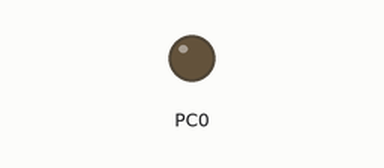
This program was run on a simulated ATmega1284P, built with avr-gcc and emulated at 8 MHz (the files do not name the chip). Parts: output pins drawn as LEDs (lit = HIGH). Pins used as bus, display or sensor lines are not drawn.

Above: at 0.15 s.
At 0.7 s:
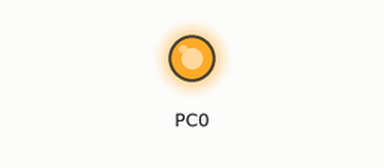
Timing chart, 0 to 3.0 s (numbered marks = the images above):
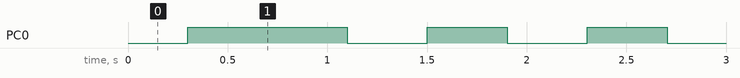

Measured:
- by itself, PC0: repeats every 0.80 s: LOW 0.40 s, HIGH 0.40 s

The program:

main.c
```c
/** Project: MCP23S17_test
 * Author:   De Backer Simon
 * info:     test SPI en MCP23S17
*/

#ifdef __cplusplus
extern "C"{
#endif
#define F_CPU 8000000	/* in Hz */

#include <avr/io.h>
#include <util/delay.h>

#define SPI_PORT PORTB
#define SPI_DDR  DDRB
#define SPI_CS   3
#define SPI_SCK  7      // SCK  <> SCK µc
#define SPI_MOSI 5      // MOSI <> MOSI µc
#define SPI_MISO 6      // MISO <> MISO µc
#define SPI_IRQ  2      // HIGH to LOW INT2 interrupt
#define SPI_DATA_REGISTER SPDR // SPI DATA REGISTER van de µc

// MCP23S17 SPI Slave Device
#define SPI_SLAVE_ID    0x40
#define SPI_SLAVE_ADDR  0x00      // A2=0,A1=0,A0=0
#define SPI_SLAVE_WRITE 0x00
#define SPI_SLAVE_READ  0x01

// MCP23S17 Registers Definition for BANK=0 (default)
#define IODIRA 0x00
#define IODIRB 0x01
#define IOCONA 0x0A
#define GPPUA  0x0C
#define GPPUB  0x0D
#define GPIOA  0x12
#define GPIOB  0x13

void SPI_Write(unsigned char addr,unsigned char data)
{
  // Activate the CS pin
  SPI_PORT &= ~(1<<SPI_CS);

  // Start MCP23S17 OpCode transmission
  SPDR = SPI_SLAVE_ID | ((SPI_SLAVE_ADDR << 1) & 0x0E)| SPI_SLAVE_WRITE;

  // Wait for transmission complete
  while(!(SPSR & (1<<SPIF)));

  // Start MCP23S17 Register Address transmission
  SPDR = addr;

  // Wait for transmission complete
  while(!(SPSR & (1<<SPIF)));

  // Start Data transmission
  SPDR = data;

  // Wait for transmission complete
  while(!(SPSR & (1<<SPIF)));

  // CS pin is not active
  SPI_PORT |= (1<<SPI_CS);
}

unsigned char SPI_Read(unsigned char addr)
{
  // Activate the CS pin
  SPI_PORT &= ~(1<<SPI_CS);

  // Start MCP23S17 OpCode transmission
  SPDR = SPI_SLAVE_ID | ((SPI_SLAVE_ADDR << 1) & 0x0E)| SPI_SLAVE_READ;

  // Wait for transmission complete
  while(!(SPSR & (1<<SPIF)));

#if MCP23S17_EMULATION
  _delay_us(1);
#endif

  // Start MCP23S17 Address transmission
  SPDR = addr;

  // Wait for transmission complete
  while(!(SPSR & (1<<SPIF)));

#if MCP23S17_EMULATION
  _delay_us(1);
#endif

  // Send Dummy transmission for reading the data
  SPDR = 0x00;

  // Wait for transmission complete
  while(!(SPSR & (1<<SPIF)));

  // CS pin is not active
  SPI_PORT |= (1<<SPI_CS);

  return(SPDR);
}

int main(void)
{
  /* init */

  /* Data Direction Register
   * 0 = ingang
   * 1 = uitgang
   **/
    _delay_ms(100);
  DDRA = 0b00000000;
  DDRB = 0b00000000;
  DDRC = 0b00000001;
  DDRD = 0b00000000;

  _delay_ms(100);
  /* Data Register
   * 0 = laag (uitgang) / tri-state (ingang)
   * 1 = hoog (uitgang) / pull up (ingang)
   **/
  _delay_ms(100);
  PORTA= 0xff;
  PORTB= 0xff;
  PORTC= 0xff;
  PORTD= 0xff;


  _delay_ms(100);
  /* init SPI */

  //Intialise the SPI-USI Communication
  // Set CE,SCK,MOSI as Output
  SPI_DDR |= (1<<SPI_CS) | (1<<SPI_SCK) | (1<<SPI_MOSI);
  //Set MISO[MISO of nRF] as Input
  SPI_DDR &= ~(1<<SPI_MISO);
  //Enable Internal PullUP
  SPI_PORT |= (1<<SPI_MISO);

  _delay_ms(100);

  // Enable SPI, Master, set clock rate fck/64
  SPCR = (1<<SPE)|(1<<MSTR)|(1<<SPR1);

  _delay_ms(100);
  // Initial the MCP23S17 SPI I/O Expander
  SPI_Write(IOCONA,0x28);   // I/O Control Register: BANK=0, SEQOP=1, HAEN=1 (Enable Addressing)
  _delay_ms(100);
  SPI_Write(IODIRA,0x00);   // GPIOA As Output
  _delay_ms(100);
  SPI_Write(IODIRB,0x00);   // GPIOB As Output
  _delay_ms(100);
  SPI_Write(GPIOB,0x00);    // Reset Output on GPIOB
  _delay_ms(100);
  SPI_Write(GPIOA,0x00);    // Reset Output on GPIOA


  _delay_ms(100);
  for(;;) {
      PORTC ^=(0x01<<0);
      SPI_Write(GPIOA,0b00000000);   // Write to MCP23S17 GPIOA
      SPI_Write(GPIOB,0b00000000);   // Write to MCP23S17 GPIOB
      _delay_ms(100);
      SPI_Write(GPIOB,0b10000000);   // Write to MCP23S17 GPIOB
      _delay_ms(100);
      SPI_Write(GPIOA,0b11111111);   // Write to MCP23S17 GPIOA
      SPI_Write(GPIOB,0b11111111);   // Write to MCP23S17 GPIOB
      _delay_ms(100);
      SPI_Write(GPIOB,0b01000000);   // Write to MCP23S17 GPIOB
      _delay_ms(100);
  }

  return 0;
}

#ifdef __cplusplus
} // extern "C"
#endif

/* EOF: mcp23s17.c */
```
